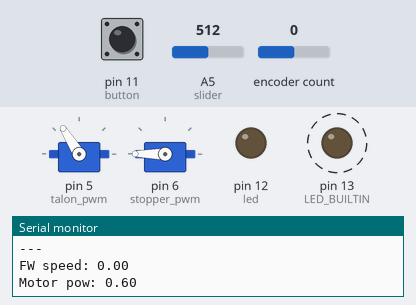
Recording of a sketch running on a simulated Arduino Uno, built with avr-gcc and run on an emulated ATmega328P. On the bench: 2 × servo, output pins drawn as LEDs (lit = HIGH), the last lines printed to the serial monitor. Dashed ring = blinking. Inputs (shaded band) come from the test bench; at power-on: A5 (slider) = 512, pin 11 (button) HIGH, encoder count 0.

Above: at 1.2 s.
1.3 s: A5 (slider) set to 306
At 2.1 s:
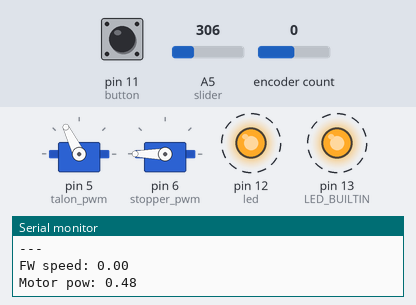
4.8 s: pin 11 (button) pulled LOW for 0.15 s
At 5.1 s:
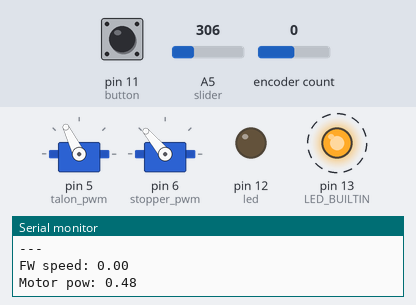
8.3 s: A5 (slider) set to 716
At 9.6 s:
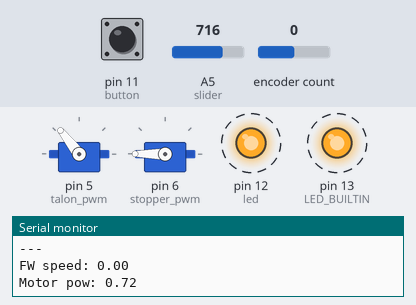
11.8 s: pin 11 (button) pulled LOW for 1 s
At 13.3 s:
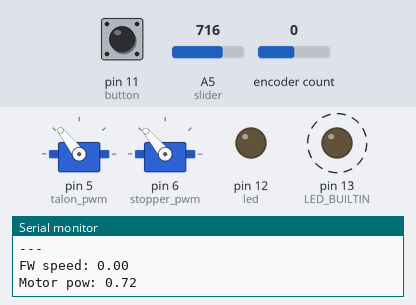
15.3 s: pin 11 (button) pulled LOW for 3.2 s
At 20.1 s:
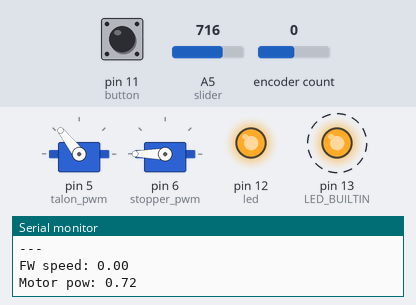
Timing chart, 0 to 21.2 s (numbered marks = the images above; inputs shaded):
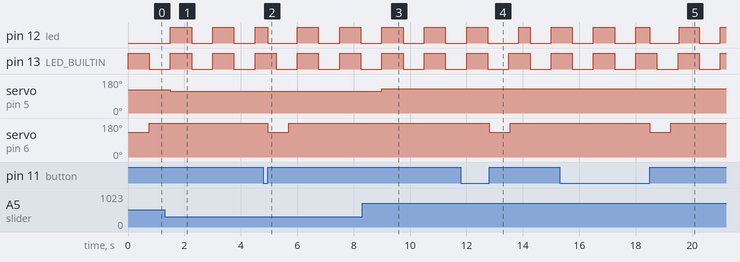

The sketch:

wheelchair.ino
```cpp
#include <Encoder.h>
#include <Servo.h>

// hardware
Encoder flywheelEncoder(2, 3);
const int talon_pwm = 5;
const int stopper_pwm = 6;

const int button = 11;
const int led = 12;
const int slider = 5; // analog

// constants
const long calculateVeloInterval = 750;
const long FLYWHEEL_SPEED_THRESHOLD = 75;

const int STOPPER_CLOSE_POS = 180;
const int STOPPER_OPEN_POS = 130;

const long STOPPER_DROP_TIME = 750;
const long STOPPER_RETURN_TIME = 300;

const long MIN_SLIDER = 0;
const long MAX_SLIDER = 1023;

const float MIN_SPEED = 5.5;
const float MAX_SPEED = 8.5;

const long LED_FLASH_MS = 750;

/**
 * A PIDF (PID with Feedforward) controller.
 */
class PIDF {
  public:
    PIDF(double P, double I, double D, double FF)
      : P(P), I(I), D(D), FF(FF) {
        reset();
      }

    double scale(double target, double error) {
      totalErr += error;

      double errD = (error - lastErr);

      double ret = (target * FF) + (error * P) + (totalErr * I) + (errD * D);

      lastErr = error;

      return ret;
    }

    void reset() {
      totalErr = 0;
      lastErr = 0;
    }
  private:
    const double P, I, D, FF;
    // F is a primitive method lol, https://forum.arduino.cc/t/what-does-the-f-do-exactly/89384/7
    double totalErr, lastErr;
};

PIDF controller(0.075, 0.001, 0.0055, 0.800);

// helpers
Servo talon;
Servo stopper;

long lastLoop = -999999999; // lol idk, is there a Long.MIN_VALUE
long lastPosition;
bool wasButtonPressed = false;
long stopperStartTime = -999999999;
bool wasFlywheelReady = false;

void setup() {
  Serial.begin(9600);

  Serial.println("POWER ON");

  flywheelEncoder.write(0);
  lastPosition = 0;

  talon.attach(talon_pwm);
  setMotorPower(0);

  stopper.attach(stopper_pwm);
  setStopperPosition(false);

  pinMode(button, INPUT_PULLUP);

  pinMode(led, OUTPUT);
  digitalWrite(led, LOW);

  pinMode(LED_BUILTIN, OUTPUT);
  digitalWrite(LED_BUILTIN, LOW);
}

const String fwReadyStr = "FW Ready: ";
const String stprReadyStr = "Stopper ready: ";

void loop() {
  // put your main code here, to run repeatedly:
  long currentTime = millis();

  // utility boolean to control all flashing
  bool flashOn = (currentTime % (2 * LED_FLASH_MS)) < LED_FLASH_MS;

  bool flywheelReady = flywheelLogic(currentTime);
  flywheelReady = true;
  bool stopperReady = stopperLogic(currentTime, flywheelReady, flashOn);

//  Serial.println(fwReadyStr + flywheelReady);
//  Serial.println(stprReadyStr + stopperReady);

  // flash the builtin LED to show the program is alive
  digitalWrite(LED_BUILTIN, flashOn ? HIGH : LOW);
}

const String fwSpeedStr = "FW speed: ";
const String targSpeedStr = "Target speed: ";
const String motorPowStr = "Motor pow: ";

const float MAX_SLIDER_POW = 0.9;
const float MIN_SLIDER_POW = 0.3;

bool flywheelLogic(long currentTime) {
  if (currentTime - lastLoop >= calculateVeloInterval) {
    double fwSpeed = calculateFlywheelSpeed(currentTime, lastLoop);
//    double targetSpeed = calculateTargetSpeed();

//    double scale = constrain(controller.scale(targetSpeed, targetSpeed - fwSpeed), -1, 1);
//    scale = 0; // for debugging, TODO remove
    double scale = (getSliderPosition() * (MAX_SLIDER_POW - MIN_SLIDER_POW)) + MIN_SLIDER_POW;

    setMotorPower(scale);

    Serial.println("---");

    Serial.println(fwSpeedStr + fwSpeed);
//    Serial.println(targSpeedStr + targetSpeed);
    Serial.println(motorPowStr + scale);

    lastLoop = currentTime;

    // store whether the flywheel was ready for future loops where we don't recalc the velocity
//    wasFlywheelReady = abs(targetSpeed - fwSpeed) <= FLYWHEEL_SPEED_THRESHOLD;
     wasFlywheelReady = true;
  }

  // whether the flywheel is up to speed + ready to fire
  return wasFlywheelReady;
}

bool stopperLogic(long currentTime, bool flywheelReady, bool flashOn) {
  bool stopperReady = currentTime >= stopperStartTime + STOPPER_DROP_TIME + STOPPER_RETURN_TIME;

  bool pressed = isButtonPressed();
  // if we're ready to fire and the button was pressed
  if (pressed &&  !wasButtonPressed && stopperReady) {
    stopperStartTime = currentTime;
    stopperReady = false;
  }
  wasButtonPressed = pressed;

  if (currentTime <= stopperStartTime + STOPPER_DROP_TIME) {
    setStopperPosition(true);
  } else {
    setStopperPosition(false);
  }

  // Flash the button if ready to fire
  if (flywheelReady && stopperReady) {
    digitalWrite(led, flashOn ? HIGH : LOW);
  } else {
    digitalWrite(led, LOW);
  }

  return stopperReady;
}

double calculateFlywheelSpeed(long currentTime, long lastTime) {
  long newPosition = flywheelEncoder.read();

  Serial.println("pos: " + String(newPosition));
  Serial.println("delta: " + String(newPosition - lastPosition));

  // velocity
  double diff = ((double) (newPosition - lastPosition)) / (currentTime - lastTime);

  lastPosition = newPosition;

  return diff;
}

String slideStr = "Slider: ";
double getSliderPosition() {
  int slideInput = analogRead(slider);

//  Serial.println(slideStr + String(slideInput));

  double pos = ((double) (slideInput - MIN_SLIDER)) / (MAX_SLIDER - MIN_SLIDER); // from 0 to 1 the slider position
  return pos;
}

double calculateTargetSpeed() {
  double pos = getSliderPosition();

  // for testing: set motor power to slider position
//  setMotorPower(pos);

  double spd = MIN_SPEED + (pos * (MAX_SPEED - MIN_SPEED));

  return spd;
}

/**
 * Set the power on the talon, from -1 to 1.
 */
void setMotorPower(double power) {
//  Serial.println(power);

  double constrained = constrain(power, -1., 1.);
  double writeTime = (constrained * 500.) + 1500.; // scale from 1000 to 2000
  talon.writeMicroseconds(round(writeTime));
}

void setStopperPosition(bool opened) {
  if (opened) {
    stopper.write(STOPPER_OPEN_POS);
  } else {
    stopper.write(STOPPER_CLOSE_POS);
  }
}

bool isButtonPressed() {
  return (digitalRead(button) == 1);
}
```

Measured:
- after the input at 1.3 s, servo on pin 5 (talon_pwm): 122° → 116° after 0.20 s
- after the input at 4.8 s, servo on pin 6 (stopper_pwm): 180° → 130° after 0.15 s, → 180° 0.75 s later
- after the input at 8.3 s, servo on pin 5 (talon_pwm): 116° → 128° after 0.70 s
- after the input at 11.8 s, servo on pin 6 (stopper_pwm): 180° → 130° after 1.0 s, → 180° 0.75 s later
- after the input at 15.3 s, servo on pin 6 (stopper_pwm): 180° → 130° after 3.2 s, → 180° 0.75 s later
- by itself, pin 13 (LED_BUILTIN): alternates HIGH for 0.75 s and LOW for 0.75 s
